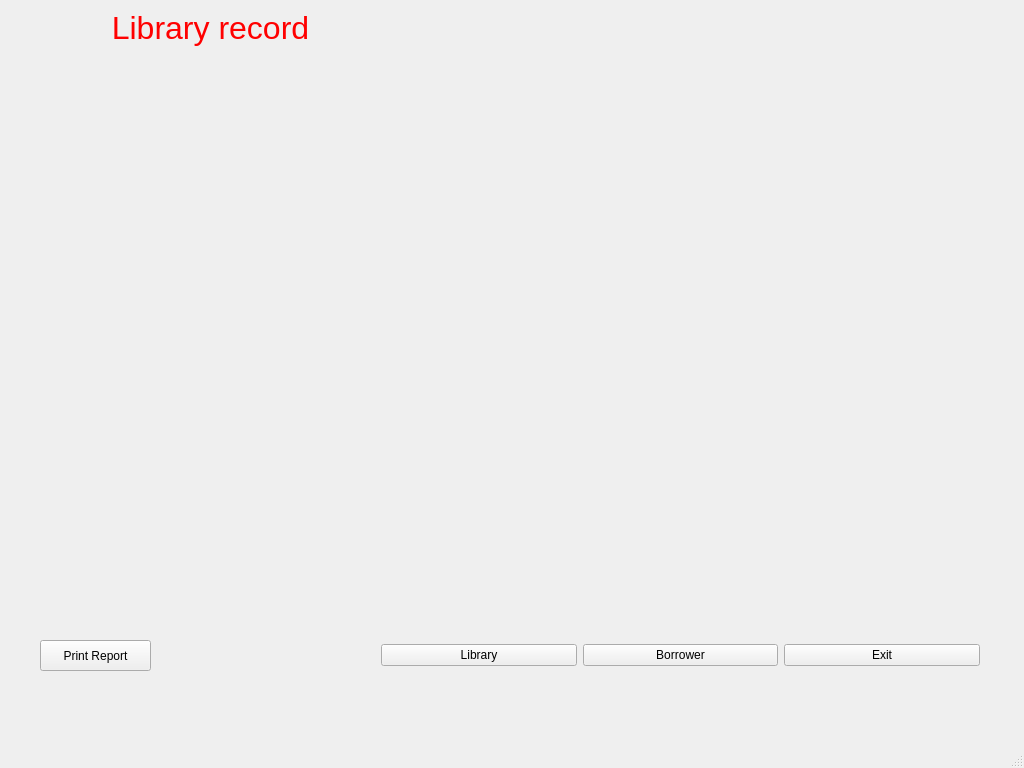
<?xml version="1.0" encoding="UTF-8"?>
<ui version="4.0">
 <class>MainWindow</class>
 <widget class="QMainWindow" name="MainWindow">
  <property name="geometry">
   <rect>
    <x>0</x>
    <y>0</y>
    <width>1024</width>
    <height>768</height>
   </rect>
  </property>
  <property name="windowTitle">
   <string>MainWindow</string>
  </property>
  <property name="layoutDirection">
   <enum>Qt::LeftToRight</enum>
  </property>
  <property name="autoFillBackground">
   <bool>false</bool>
  </property>
  <property name="styleSheet">
   <string notr="true">background-image: url(:/inori_zirong_chibi.jpg);</string>
  </property>
  <widget class="QWidget" name="centralWidget">
   <widget class="QLabel" name="lblHeader">
    <property name="geometry">
     <rect>
      <x>10</x>
      <y>10</y>
      <width>401</width>
      <height>38</height>
     </rect>
    </property>
    <property name="styleSheet">
     <string notr="true">background-image: url(:/White-Wallpapers.jpg);</string>
    </property>
    <property name="text">
     <string>&lt;html&gt;&lt;head/&gt;&lt;body&gt;&lt;p align=&quot;center&quot;&gt;&lt;span style=&quot; font-size:24pt; color:#ff0000;&quot;&gt;Library record&lt;/span&gt;&lt;/p&gt;&lt;/body&gt;&lt;/html&gt;</string>
    </property>
   </widget>
   <widget class="QWidget" name="layoutWidget">
    <property name="geometry">
     <rect>
      <x>370</x>
      <y>630</y>
      <width>621</width>
      <height>51</height>
     </rect>
    </property>
    <layout class="QHBoxLayout" name="horizontalLayout">
     <item>
      <widget class="QPushButton" name="btnLibrary">
       <property name="styleSheet">
        <string notr="true">background-image: url(:/White-Wallpapers.jpg);</string>
       </property>
       <property name="text">
        <string>Library</string>
       </property>
      </widget>
     </item>
     <item>
      <widget class="QPushButton" name="btnBorrower">
       <property name="styleSheet">
        <string notr="true">background-image: url(:/White-Wallpapers.jpg);</string>
       </property>
       <property name="text">
        <string>Borrower</string>
       </property>
      </widget>
     </item>
     <item>
      <widget class="QPushButton" name="btnExit">
       <property name="styleSheet">
        <string notr="true">background-image: url(:/White-Wallpapers.jpg);</string>
       </property>
       <property name="text">
        <string>Exit</string>
       </property>
      </widget>
     </item>
    </layout>
   </widget>
   <widget class="QPushButton" name="btnReport">
    <property name="geometry">
     <rect>
      <x>40</x>
      <y>640</y>
      <width>111</width>
      <height>31</height>
     </rect>
    </property>
    <property name="styleSheet">
     <string notr="true">background-image: url(:/White-Wallpapers.jpg);</string>
    </property>
    <property name="text">
     <string>Print Report</string>
    </property>
   </widget>
  </widget>
  <widget class="QStatusBar" name="statusBar"/>
 </widget>
 <layoutdefault spacing="6" margin="11"/>
 <resources/>
 <connections/>
</ui>
